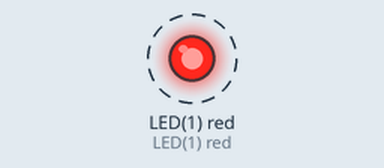
Bench run of a program on a simulated pyboard running MicroPython. Shown: output pins drawn as LEDs (lit = HIGH). Dashed ring = blinking.

Above: at 0.12 s.
Timing chart, 0 to 3.0 s (numbered marks = the images above):
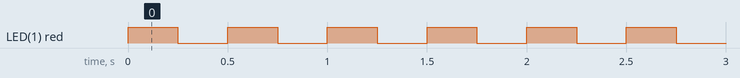

The program:

example.py
```python
# Toggles the onboard user LED in a loop using MicroPython's pyb LED and delay functions (for use with the STM32F411 MicroPython firmware).
#
# Buy this module: https://shillehtek.com/products/shillehtek-pre-soldered-authentic-stm32f411ceu6
# Full manual: https://shillehtek.com/blogs/shillehtek-product-manuals/shillehtek-pre-soldered-authentic-stm32f411ceu6-manual
# More examples: https://github.com/shillehbean/shillehtek-examples
#

# STM32F411 Black Pill - MicroPython Hello World
# Flash the official MicroPython STM32F411 firmware first.
# Then connect via USB serial and run this script.

from pyb import LED, Pin, delay

led = LED(1)  # PC13 user LED maps to LED(1) on most ports

while True:
    led.toggle()
    delay(250)
```

Measured:
- by itself, LED(1) red: alternates HIGH for 0.25 s and LOW for 0.25 s
